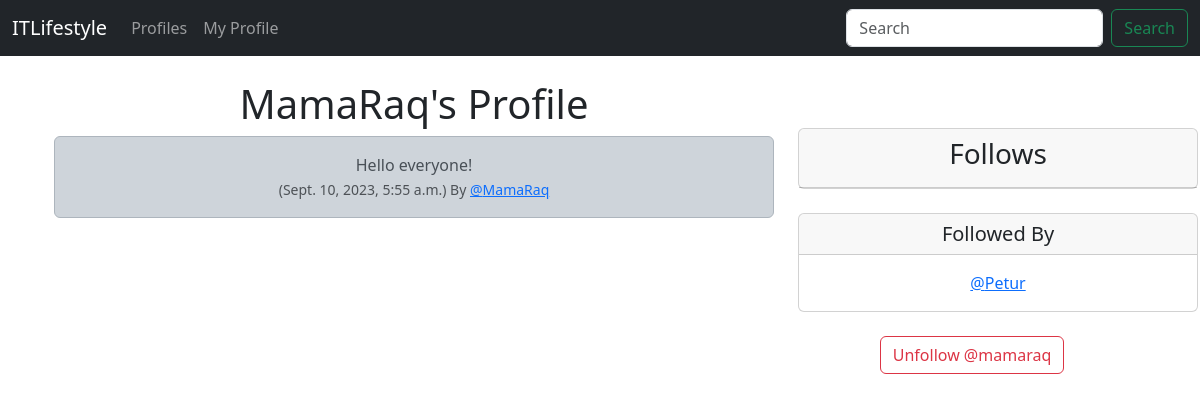
Page /profile/3 (signed in) on the committed database.
### itlifestyle/models.py (models this page shows, shortened)
class Profile(models.Model):
    user = models.OneToOneField(User, on_delete=models.CASCADE)
    follows = models.ManyToManyField('self',
                                     related_name='followed_by',
                                     symmetrical=False,
                                     blank=True,
                                     )
    date_modified = models.DateTimeField(User, auto_now=True)
    def __str__(self):
        return self.user.username

class UserPost(models.Model):
    user = models.ForeignKey(
        User,
        related_name='post',
        on_delete=models.DO_NOTHING
    )
    body = models.CharField(max_length=200)
    created_at = models.DateTimeField(auto_now_add=True)

### itlifestyle/views.py (the view, shortened to what this page needs)
# urls.py: path('profile/<int:pk>', views.profile, name='profile'),
def profile(request, pk):
    if request.user.is_authenticated:
        user_profile = Profile.objects.get(user_id=pk)
        posts = UserPost.objects.filter(user_id=pk).order_by('-created_at')
        return render(request, 'profile.html', {'user_profile': user_profile, 'posts': posts})
    else:
        messages.success(request, 'You Must Be Logged In To View This Page!')
        return redirect('home')

### itlifestyle/templates/profile.html (shortened to what this page needs)
{% extends 'base.html' %}
{% block content %}
{% if user_profile %}
<div class="container text-center">
    <div class="row">
        <div class="col-8">
            <h1>{{ user_profile.user.username }}'s Profile</h1>
            {% for post in posts %}
            <div class="alert alert-dark" role="alert">
                {{ post.body }}<br/>
                <small class="text-muted">
                    ({{ post.created_at }}) By
                    <a href="{% url 'profile' post.user.id %}">@{{ post.user.username }}</a>
                </small>
            </div>
            <br/>
            {% endfor %}
        </div>
        <br/>
        <div class="col-4">
            <br/><br/>
            <div class="card" style="width: 25rem;">
                <div class="card-header">
                    <h3>
                        Follows
                    </h3>
                </div>
            </div>
            <br/>
            <div class="card" style="width: 25rem;">
                <h5 class="card-header">Followed By</h5>
                <div class="card-body">
                    <p class="card-text">
                        {% for following in user_profile.followed_by.all %}
                        {% if following != user_profile %}
                        <a href="{% url 'profile' following.user.id %}">@{{ following }}</a>
                        <br/>
                        {% endif %}
                        {% endfor %}
                    </p>
                </div>
            </div>
            <br/>
            <form method=POST>
                {% if user_profile in user.profile.follows.all %}
                <button class="btn btn-outline-danger" name="follow" value="unfollow" type="submit">
                    Unfollow @{{ user_profile.user.username|lower }}
                </button>
                {% else %}
                <button class="btn btn-outline-success" name="follow" value="follow" type="submit">
                    Follow @{{ user_profile.user.username|lower }}
                </button>
                {% endif %}
            </form>
            <br/>
        </div>
    </div>
</div>
{% endif %}
{% endblock %}

### rows in the picture
Profile: user.username "MamaRaq", user.username "mamaraq"
UserPost: body "Hello everyone!", created_at "Sept. 10, 2023, 5:55 a.m.", user.username "MamaRaq"
Profile: user.username "Petur"
